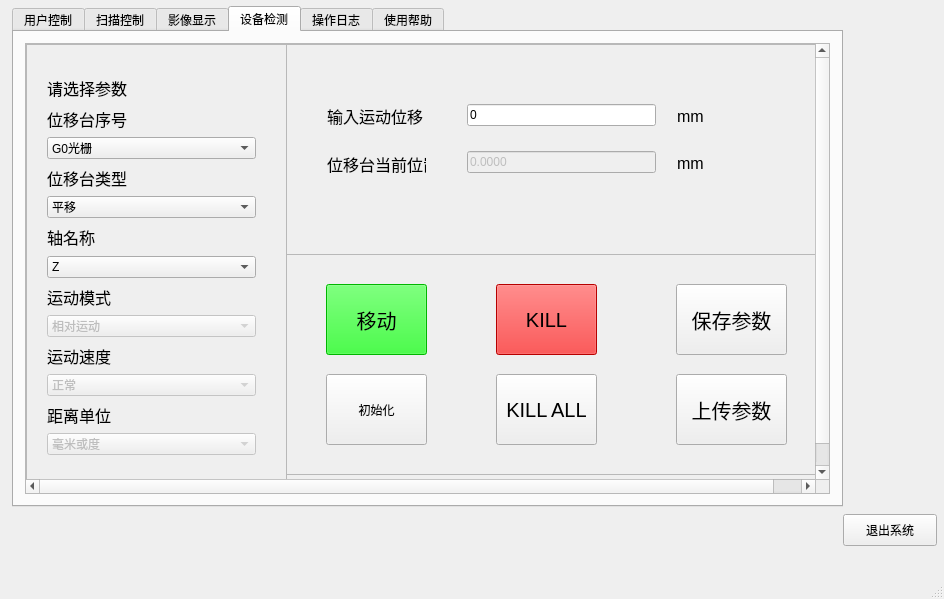
<?xml version="1.0" encoding="UTF-8"?>
<ui version="4.0">
 <class>MainWindow</class>
 <widget class="QMainWindow" name="MainWindow">
  <property name="geometry">
   <rect>
    <x>0</x>
    <y>0</y>
    <width>944</width>
    <height>599</height>
   </rect>
  </property>
  <property name="sizePolicy">
   <sizepolicy hsizetype="Fixed" vsizetype="Fixed">
    <horstretch>0</horstretch>
    <verstretch>0</verstretch>
   </sizepolicy>
  </property>
  <property name="windowTitle">
   <string>CT操作平台</string>
  </property>
  <widget class="QWidget" name="centralWidget">
   <widget class="QPushButton" name="btn_quit">
    <property name="geometry">
     <rect>
      <x>843</x>
      <y>514</y>
      <width>94</width>
      <height>32</height>
     </rect>
    </property>
    <property name="text">
     <string>退出系统</string>
    </property>
   </widget>
   <widget class="QTabWidget" name="tabWidget">
    <property name="geometry">
     <rect>
      <x>12</x>
      <y>6</y>
      <width>831</width>
      <height>501</height>
     </rect>
    </property>
    <property name="sizePolicy">
     <sizepolicy hsizetype="Maximum" vsizetype="Maximum">
      <horstretch>0</horstretch>
      <verstretch>0</verstretch>
     </sizepolicy>
    </property>
    <property name="currentIndex">
     <number>3</number>
    </property>
    <widget class="QWidget" name="tab_7">
     <attribute name="title">
      <string>用户控制</string>
     </attribute>
     <widget class="QLabel" name="label_20">
      <property name="geometry">
       <rect>
        <x>20</x>
        <y>12</y>
        <width>775</width>
        <height>401</height>
       </rect>
      </property>
      <property name="sizePolicy">
       <sizepolicy hsizetype="Maximum" vsizetype="Maximum">
        <horstretch>0</horstretch>
        <verstretch>0</verstretch>
       </sizepolicy>
      </property>
      <property name="text">
       <string/>
      </property>
      <property name="pixmap">
       <pixmap>整体视图.jpg</pixmap>
      </property>
      <property name="scaledContents">
       <bool>true</bool>
      </property>
      <property name="alignment">
       <set>Qt::AlignCenter</set>
      </property>
     </widget>
     <widget class="QPushButton" name="btn_login">
      <property name="geometry">
       <rect>
        <x>743</x>
        <y>434</y>
        <width>68</width>
        <height>31</height>
       </rect>
      </property>
      <property name="text">
       <string>登录</string>
      </property>
     </widget>
     <widget class="QLineEdit" name="lineEdit_login_passwd">
      <property name="geometry">
       <rect>
        <x>463</x>
        <y>438</y>
        <width>278</width>
        <height>19</height>
       </rect>
      </property>
      <property name="echoMode">
       <enum>QLineEdit::Password</enum>
      </property>
     </widget>
     <widget class="QLabel" name="label_26">
      <property name="geometry">
       <rect>
        <x>380</x>
        <y>438</y>
        <width>75</width>
        <height>19</height>
       </rect>
      </property>
      <property name="text">
       <string>          密码：</string>
      </property>
     </widget>
     <widget class="QLineEdit" name="lineEdit_login_username">
      <property name="geometry">
       <rect>
        <x>92</x>
        <y>438</y>
        <width>278</width>
        <height>19</height>
       </rect>
      </property>
      <property name="layoutDirection">
       <enum>Qt::LeftToRight</enum>
      </property>
      <property name="autoFillBackground">
       <bool>false</bool>
      </property>
     </widget>
     <widget class="QLabel" name="label_27">
      <property name="geometry">
       <rect>
        <x>21</x>
        <y>438</y>
        <width>63</width>
        <height>19</height>
       </rect>
      </property>
      <property name="text">
       <string>用户名：   </string>
      </property>
     </widget>
    </widget>
    <widget class="QWidget" name="tab">
     <attribute name="title">
      <string>扫描控制</string>
     </attribute>
     <widget class="QWidget" name="gridLayoutWidget_2">
      <property name="geometry">
       <rect>
        <x>250</x>
        <y>40</y>
        <width>341</width>
        <height>381</height>
       </rect>
      </property>
      <layout class="QGridLayout" name="gridLayout">
       <item row="6" column="1">
        <widget class="QComboBox" name="comboBox_CTscan_scan_mode">
         <property name="font">
          <font>
           <pointsize>15</pointsize>
          </font>
         </property>
         <item>
          <property name="text">
           <string>传统相位步进</string>
          </property>
         </item>
         <item>
          <property name="text">
           <string>交叉相位步进</string>
          </property>
         </item>
         <item>
          <property name="text">
           <string>周相位步进</string>
          </property>
         </item>
         <item>
          <property name="text">
           <string>免相位步进</string>
          </property>
         </item>
         <item>
          <property name="text">
           <string>正反投影</string>
          </property>
         </item>
         <item>
          <property name="text">
           <string>备用</string>
          </property>
         </item>
        </widget>
       </item>
       <item row="4" column="0">
        <widget class="QLabel" name="label_25">
         <property name="text">
          <string>样品视场Y方向长度 L：</string>
         </property>
        </widget>
       </item>
       <item row="3" column="0">
        <widget class="QLabel" name="label_24">
         <property name="text">
          <string>样品高度 H:</string>
         </property>
        </widget>
       </item>
       <item row="6" column="0">
        <widget class="QLabel" name="label_17">
         <property name="maximumSize">
          <size>
           <width>179</width>
           <height>20</height>
          </size>
         </property>
         <property name="font">
          <font>
           <pointsize>15</pointsize>
          </font>
         </property>
         <property name="text">
          <string>扫描方式:</string>
         </property>
        </widget>
       </item>
       <item row="4" column="1">
        <widget class="QLineEdit" name="lineEdit_CTscan_parameter_L">
         <property name="text">
          <string>0</string>
         </property>
        </widget>
       </item>
       <item row="2" column="1">
        <widget class="QLineEdit" name="lineEdit_CTscan_parameter_K">
         <property name="text">
          <string>0</string>
         </property>
        </widget>
       </item>
       <item row="7" column="1">
        <widget class="QPushButton" name="btn_CTscan_stop_scan">
         <property name="font">
          <font>
           <pointsize>15</pointsize>
          </font>
         </property>
         <property name="styleSheet">
          <string notr="true">background-color: rgb(255, 0, 0);</string>
         </property>
         <property name="text">
          <string>急停</string>
         </property>
        </widget>
       </item>
       <item row="5" column="0" colspan="2">
        <widget class="QPushButton" name="btn_CTscan_parameter_write">
         <property name="text">
          <string>写入以上参数</string>
         </property>
        </widget>
       </item>
       <item row="7" column="0">
        <widget class="QPushButton" name="btn_CTscan_start_scan">
         <property name="font">
          <font>
           <pointsize>15</pointsize>
          </font>
         </property>
         <property name="styleSheet">
          <string notr="true">background-color: rgb(0, 255, 0);</string>
         </property>
         <property name="text">
          <string>开始扫描</string>
         </property>
        </widget>
       </item>
       <item row="1" column="1">
        <widget class="QLineEdit" name="lineEdit_CTscan_parameter_N">
         <property name="text">
          <string>0</string>
         </property>
        </widget>
       </item>
       <item row="1" column="0">
        <widget class="QLabel" name="label_22">
         <property name="text">
          <string>G1光栅步进数 N:</string>
         </property>
        </widget>
       </item>
       <item row="2" column="0">
        <widget class="QLabel" name="label_23">
         <property name="text">
          <string>每圈采集次数 K：</string>
         </property>
        </widget>
       </item>
       <item row="3" column="1">
        <widget class="QLineEdit" name="lineEdit_CTscan_parameter_H">
         <property name="text">
          <string>0</string>
         </property>
        </widget>
       </item>
       <item row="0" column="0">
        <widget class="QLabel" name="label_21">
         <property name="text">
          <string>G1光栅周期 P:</string>
         </property>
        </widget>
       </item>
       <item row="0" column="1">
        <widget class="QLineEdit" name="lineEdit_CTscan_parameter_P">
         <property name="text">
          <string>0</string>
         </property>
        </widget>
       </item>
      </layout>
     </widget>
    </widget>
    <widget class="QWidget" name="tab_4">
     <attribute name="title">
      <string>影像显示</string>
     </attribute>
    </widget>
    <widget class="QWidget" name="tab_5">
     <attribute name="title">
      <string>设备检测</string>
     </attribute>
     <layout class="QGridLayout" name="gridLayout_2">
      <item row="1" column="1">
       <widget class="QScrollArea" name="scrollArea_2">
        <property name="sizeAdjustPolicy">
         <enum>QAbstractScrollArea::AdjustToContentsOnFirstShow</enum>
        </property>
        <property name="widgetResizable">
         <bool>false</bool>
        </property>
        <widget class="QWidget" name="scrollAreaWidgetContents_2">
         <property name="geometry">
          <rect>
           <x>0</x>
           <y>0</y>
           <width>819</width>
           <height>459</height>
          </rect>
         </property>
         <widget class="QFrame" name="frame">
          <property name="geometry">
           <rect>
            <x>0</x>
            <y>0</y>
            <width>261</width>
            <height>441</height>
           </rect>
          </property>
          <property name="frameShape">
           <enum>QFrame::StyledPanel</enum>
          </property>
          <property name="frameShadow">
           <enum>QFrame::Raised</enum>
          </property>
          <widget class="QLabel" name="label_5">
           <property name="geometry">
            <rect>
             <x>220</x>
             <y>370</y>
             <width>219</width>
             <height>419</height>
            </rect>
           </property>
           <property name="font">
            <font>
             <pointsize>12</pointsize>
            </font>
           </property>
           <property name="text">
            <string>请选择参数</string>
           </property>
          </widget>
          <widget class="QWidget" name="gridLayoutWidget">
           <property name="geometry">
            <rect>
             <x>10</x>
             <y>20</y>
             <width>231</width>
             <height>402</height>
            </rect>
           </property>
           <layout class="QGridLayout" name="_2">
            <item row="2" column="1">
             <widget class="QComboBox" name="comboBox_displacement_move_displacement_number">
              <item>
               <property name="text">
                <string>G0光栅</string>
               </property>
              </item>
              <item>
               <property name="text">
                <string>G1光栅</string>
               </property>
              </item>
              <item>
               <property name="text">
                <string>样品台</string>
               </property>
              </item>
              <item>
               <property name="text">
                <string>G2光栅</string>
               </property>
              </item>
             </widget>
            </item>
            <item row="3" column="1">
             <widget class="QLabel" name="label_8">
              <property name="font">
               <font>
                <pointsize>12</pointsize>
               </font>
              </property>
              <property name="text">
               <string>位移台类型</string>
              </property>
             </widget>
            </item>
            <item row="8" column="1">
             <widget class="QComboBox" name="comboBox_displacement_move_displacement_movement_mode">
              <property name="enabled">
               <bool>false</bool>
              </property>
              <item>
               <property name="text">
                <string>相对运动</string>
               </property>
              </item>
              <item>
               <property name="text">
                <string>绝对运动</string>
               </property>
              </item>
             </widget>
            </item>
            <item row="1" column="1">
             <widget class="QLabel" name="label_6">
              <property name="font">
               <font>
                <pointsize>12</pointsize>
               </font>
              </property>
              <property name="text">
               <string>位移台序号</string>
              </property>
             </widget>
            </item>
            <item row="0" column="1">
             <widget class="QLabel" name="label_4">
              <property name="font">
               <font>
                <pointsize>12</pointsize>
               </font>
              </property>
              <property name="text">
               <string>请选择参数</string>
              </property>
             </widget>
            </item>
            <item row="10" column="1">
             <widget class="QComboBox" name="comboBox_displacement_move_displacement_velocity">
              <property name="enabled">
               <bool>false</bool>
              </property>
              <item>
               <property name="text">
                <string>正常</string>
               </property>
              </item>
              <item>
               <property name="text">
                <string>极慢</string>
               </property>
              </item>
              <item>
               <property name="text">
                <string>快一点</string>
               </property>
              </item>
             </widget>
            </item>
            <item row="6" column="1">
             <widget class="QComboBox" name="comboBox_displacement_move_displacement_comboBox_displacement_move_displacement_axis">
              <item>
               <property name="text">
                <string>Z</string>
               </property>
              </item>
              <item>
               <property name="text">
                <string>Y</string>
               </property>
              </item>
              <item>
               <property name="text">
                <string>X</string>
               </property>
              </item>
             </widget>
            </item>
            <item row="7" column="1">
             <widget class="QLabel" name="label_7">
              <property name="font">
               <font>
                <pointsize>12</pointsize>
               </font>
              </property>
              <property name="text">
               <string>运动模式</string>
              </property>
             </widget>
            </item>
            <item row="9" column="1">
             <widget class="QLabel" name="label_10">
              <property name="font">
               <font>
                <pointsize>12</pointsize>
               </font>
              </property>
              <property name="text">
               <string>运动速度</string>
              </property>
             </widget>
            </item>
            <item row="5" column="1">
             <widget class="QLabel" name="label_9">
              <property name="font">
               <font>
                <pointsize>12</pointsize>
               </font>
              </property>
              <property name="text">
               <string>轴名称</string>
              </property>
             </widget>
            </item>
            <item row="4" column="1">
             <widget class="QComboBox" name="comboBox_displacement_move_displacement_type">
              <item>
               <property name="text">
                <string>平移</string>
               </property>
              </item>
              <item>
               <property name="text">
                <string>旋转</string>
               </property>
              </item>
             </widget>
            </item>
            <item row="11" column="1">
             <widget class="QLabel" name="label_11">
              <property name="font">
               <font>
                <pointsize>12</pointsize>
               </font>
              </property>
              <property name="text">
               <string>距离单位</string>
              </property>
             </widget>
            </item>
            <item row="12" column="1">
             <widget class="QComboBox" name="comboBox_displacement_move_displacement_units">
              <property name="enabled">
               <bool>false</bool>
              </property>
              <item>
               <property name="text">
                <string>毫米或度</string>
               </property>
              </item>
              <item>
               <property name="text">
                <string>微米或分</string>
               </property>
              </item>
              <item>
               <property name="text">
                <string>脉冲</string>
               </property>
              </item>
             </widget>
            </item>
           </layout>
          </widget>
         </widget>
         <widget class="QFrame" name="frame_2">
          <property name="geometry">
           <rect>
            <x>260</x>
            <y>0</y>
            <width>551</width>
            <height>211</height>
           </rect>
          </property>
          <property name="frameShape">
           <enum>QFrame::StyledPanel</enum>
          </property>
          <property name="frameShadow">
           <enum>QFrame::Raised</enum>
          </property>
          <widget class="QWidget" name="verticalLayoutWidget">
           <property name="geometry">
            <rect>
             <x>30</x>
             <y>40</y>
             <width>121</width>
             <height>111</height>
            </rect>
           </property>
           <layout class="QVBoxLayout" name="verticalLayout">
            <item>
             <widget class="QLabel" name="label">
              <property name="font">
               <font>
                <pointsize>12</pointsize>
               </font>
              </property>
              <property name="text">
               <string>输入运动位移</string>
              </property>
             </widget>
            </item>
            <item>
             <widget class="QLabel" name="label_2">
              <property name="font">
               <font>
                <pointsize>12</pointsize>
               </font>
              </property>
              <property name="text">
               <string>位移台当前位置</string>
              </property>
             </widget>
            </item>
           </layout>
          </widget>
          <widget class="QWidget" name="verticalLayoutWidget_2">
           <property name="geometry">
            <rect>
             <x>170</x>
             <y>30</y>
             <width>211</width>
             <height>131</height>
            </rect>
           </property>
           <layout class="QVBoxLayout" name="verticalLayout_2">
            <item>
             <widget class="QLineEdit" name="lineEdit_displacement_move_input_displacement">
              <property name="text">
               <string>0</string>
              </property>
             </widget>
            </item>
            <item>
             <widget class="QLineEdit" name="lineEdit_displacement_move_current_displacement">
              <property name="enabled">
               <bool>false</bool>
              </property>
              <property name="text">
               <string>0.0000</string>
              </property>
             </widget>
            </item>
           </layout>
          </widget>
          <widget class="QWidget" name="verticalLayoutWidget_3">
           <property name="geometry">
            <rect>
             <x>380</x>
             <y>40</y>
             <width>121</width>
             <height>111</height>
            </rect>
           </property>
           <layout class="QVBoxLayout" name="verticalLayout_3">
            <item>
             <widget class="QLabel" name="label_displacement_move_unit1">
              <property name="maximumSize">
               <size>
                <width>16777215</width>
                <height>45</height>
               </size>
              </property>
              <property name="font">
               <font>
                <pointsize>12</pointsize>
               </font>
              </property>
              <property name="text">
               <string>mm</string>
              </property>
             </widget>
            </item>
            <item>
             <widget class="QLabel" name="label_displacement_move_unit2">
              <property name="maximumSize">
               <size>
                <width>16777215</width>
                <height>70</height>
               </size>
              </property>
              <property name="font">
               <font>
                <pointsize>12</pointsize>
               </font>
              </property>
              <property name="text">
               <string>mm</string>
              </property>
             </widget>
            </item>
           </layout>
          </widget>
         </widget>
         <widget class="QFrame" name="frame_3">
          <property name="geometry">
           <rect>
            <x>260</x>
            <y>210</y>
            <width>551</width>
            <height>221</height>
           </rect>
          </property>
          <property name="frameShape">
           <enum>QFrame::StyledPanel</enum>
          </property>
          <property name="frameShadow">
           <enum>QFrame::Raised</enum>
          </property>
          <widget class="QPushButton" name="btn_displacement_move_start_move">
           <property name="geometry">
            <rect>
             <x>40</x>
             <y>30</y>
             <width>101</width>
             <height>71</height>
            </rect>
           </property>
           <property name="font">
            <font>
             <pointsize>15</pointsize>
            </font>
           </property>
           <property name="styleSheet">
            <string notr="true">background-color: rgb(0, 255, 0);</string>
           </property>
           <property name="text">
            <string>移动</string>
           </property>
          </widget>
          <widget class="QPushButton" name="btn_displacement_move_stop_move">
           <property name="geometry">
            <rect>
             <x>210</x>
             <y>30</y>
             <width>101</width>
             <height>71</height>
            </rect>
           </property>
           <property name="font">
            <font>
             <pointsize>15</pointsize>
            </font>
           </property>
           <property name="styleSheet">
            <string notr="true">background-color:rgb(255, 0, 0)</string>
           </property>
           <property name="text">
            <string>KILL</string>
           </property>
          </widget>
          <widget class="QPushButton" name="btn_displacement_move_save_all">
           <property name="enabled">
            <bool>true</bool>
           </property>
           <property name="geometry">
            <rect>
             <x>390</x>
             <y>30</y>
             <width>111</width>
             <height>71</height>
            </rect>
           </property>
           <property name="font">
            <font>
             <pointsize>15</pointsize>
            </font>
           </property>
           <property name="text">
            <string>保存参数</string>
           </property>
          </widget>
          <widget class="QPushButton" name="btn_displacement_move_initiallize_motor">
           <property name="geometry">
            <rect>
             <x>40</x>
             <y>120</y>
             <width>101</width>
             <height>71</height>
            </rect>
           </property>
           <property name="text">
            <string>初始化</string>
           </property>
          </widget>
          <widget class="QPushButton" name="btn_displacement_move_kill_all">
           <property name="enabled">
            <bool>true</bool>
           </property>
           <property name="geometry">
            <rect>
             <x>210</x>
             <y>120</y>
             <width>101</width>
             <height>71</height>
            </rect>
           </property>
           <property name="font">
            <font>
             <pointsize>15</pointsize>
            </font>
           </property>
           <property name="text">
            <string>KILL ALL</string>
           </property>
          </widget>
          <widget class="QPushButton" name="btn_displacement_move_upload">
           <property name="enabled">
            <bool>true</bool>
           </property>
           <property name="geometry">
            <rect>
             <x>390</x>
             <y>120</y>
             <width>111</width>
             <height>71</height>
            </rect>
           </property>
           <property name="font">
            <font>
             <pointsize>15</pointsize>
            </font>
           </property>
           <property name="text">
            <string>上传参数</string>
           </property>
          </widget>
         </widget>
        </widget>
       </widget>
      </item>
     </layout>
    </widget>
    <widget class="QWidget" name="tab_2">
     <attribute name="title">
      <string>操作日志</string>
     </attribute>
     <widget class="QPushButton" name="btn_log_write">
      <property name="geometry">
       <rect>
        <x>410</x>
        <y>410</y>
        <width>396</width>
        <height>36</height>
       </rect>
      </property>
      <property name="font">
       <font>
        <pointsize>15</pointsize>
       </font>
      </property>
      <property name="text">
       <string>写入日志</string>
      </property>
     </widget>
     <widget class="QTextEdit" name="textEdit_log_daily_log">
      <property name="geometry">
       <rect>
        <x>7</x>
        <y>37</y>
        <width>397</width>
        <height>409</height>
       </rect>
      </property>
     </widget>
     <widget class="QLabel" name="label_28">
      <property name="geometry">
       <rect>
        <x>410</x>
        <y>3</y>
        <width>396</width>
        <height>28</height>
       </rect>
      </property>
      <property name="font">
       <font>
        <pointsize>15</pointsize>
       </font>
      </property>
      <property name="text">
       <string>手动记录</string>
      </property>
     </widget>
     <widget class="QLabel" name="label_19">
      <property name="geometry">
       <rect>
        <x>7</x>
        <y>3</y>
        <width>397</width>
        <height>28</height>
       </rect>
      </property>
      <property name="font">
       <font>
        <pointsize>15</pointsize>
       </font>
      </property>
      <property name="text">
       <string>当天操作历史</string>
      </property>
     </widget>
     <widget class="QTextEdit" name="textEdit_log_manual_record">
      <property name="geometry">
       <rect>
        <x>410</x>
        <y>37</y>
        <width>396</width>
        <height>367</height>
       </rect>
      </property>
     </widget>
     <zorder>btn_log_write</zorder>
     <zorder>label_28</zorder>
     <zorder>label_19</zorder>
     <zorder>textEdit_log_daily_log</zorder>
     <zorder>textEdit_log_manual_record</zorder>
     <zorder>label_19</zorder>
     <zorder>btn_log_write</zorder>
     <zorder>textEdit_log_daily_log</zorder>
     <zorder>label_28</zorder>
     <zorder>label_19</zorder>
     <zorder>textEdit_log_manual_record</zorder>
    </widget>
    <widget class="QWidget" name="tab_9">
     <attribute name="title">
      <string>使用帮助</string>
     </attribute>
     <widget class="QTextBrowser" name="textBrowser_doc">
      <property name="geometry">
       <rect>
        <x>10</x>
        <y>10</y>
        <width>799</width>
        <height>443</height>
       </rect>
      </property>
     </widget>
    </widget>
   </widget>
  </widget>
  <widget class="QMenuBar" name="menuBar">
   <property name="geometry">
    <rect>
     <x>0</x>
     <y>0</y>
     <width>944</width>
     <height>26</height>
    </rect>
   </property>
  </widget>
  <widget class="QStatusBar" name="statusBar"/>
 </widget>
 <layoutdefault spacing="6" margin="11"/>
 <resources/>
 <connections/>
</ui>
